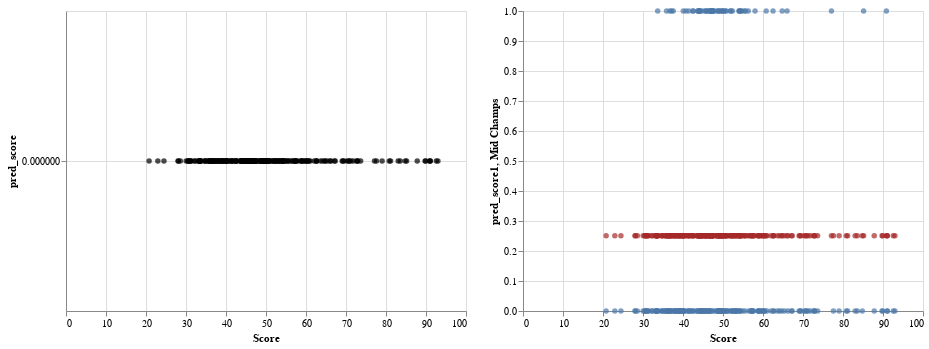

The code cell stored with this chart in its notebook:
### Markdown cell above
Here we see the the graph ,c7, predicts what the Mid lane champions are based off wins. This is difficult to predict since other champions will have similar winrates. Meanwhile, the c8+c5 graphs show a bit of a logistic regressive curve, in which the curve shows that mid role champions have win % around the 45-50 % for their win rates. So, it is a 50 % chance of defeat or victory in a game match if a player plays a mid role champion. Below we will do the same with Score.

### Code cell
clf.fit(df[["Score"]],df["Mid Champs"])
df["pred_score"] = clf.predict(df[["Score"]])
c9 = alt.Chart(df).mark_circle(color="black").encode(
    x="Score",
    y="pred_score"
)
scoring = clf.predict_proba(df[["Score"]])
df["pred_score1"] = scoring[:,1]
c10 = alt.Chart(df).mark_circle(color="brown").encode(
    x="Score",
    y="pred_score1"
)
c9|c10+c6

### Figure 1 — Vega-Lite specification as saved in the notebook (floating-point values rounded to 4 significant figures; data arrays with more than 128 entries replaced by an {"elided": "..."} marker saying what was removed)
{"config": {"view": {"continuousWidth": 400, "continuousHeight": 300}}, "hconcat": [{"mark": {"type": "circle", "color": "black"}, "encoding": {"x": {"field": "Score", "type": "quantitative"}, "y": {"field": "pred_score", "type": "quantitative"}}}, {"layer": [{"mark": {"type": "circle", "color": "brown"}, "encoding": {"x": {"field": "Score", "type": "quantitative"}, "y": {"field": "pred_score1", "type": "quantitative"}}}, {"mark": "circle", "encoding": {"x": {"field": "Score", "type": "quantitative"}, "y": {"field": "Mid Champs", "type": "quantitative"}}}]}], "data": {"name": "data-0de1af48ac6ece3cd3f06b6291545667"}, "$schema": "https://vega.github.io/schema/vega-lite/v4.17.0.json", "datasets": {"data-0de1af48ac6ece3cd3f06b6291545667": {"elided": "247 records"}}}
